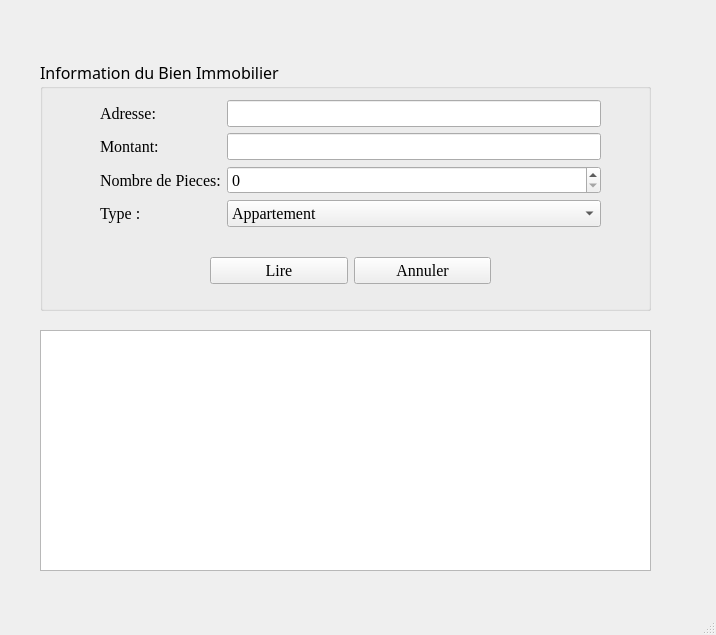
<?xml version="1.0" encoding="UTF-8"?>
<ui version="4.0">
 <class>WinAdminReadBI</class>
 <widget class="QMainWindow" name="WinAdminReadBI">
  <property name="geometry">
   <rect>
    <x>0</x>
    <y>0</y>
    <width>716</width>
    <height>635</height>
   </rect>
  </property>
  <property name="font">
   <font>
    <family>Times New Roman</family>
   </font>
  </property>
  <property name="windowTitle">
   <string>MainWindow</string>
  </property>
  <widget class="QWidget" name="centralwidget">
   <widget class="QGroupBox" name="groupBox">
    <property name="geometry">
     <rect>
      <x>40</x>
      <y>60</y>
      <width>611</width>
      <height>251</height>
     </rect>
    </property>
    <property name="font">
     <font>
      <family>Algerian</family>
      <pointsize>12</pointsize>
     </font>
    </property>
    <property name="title">
     <string>Information du Bien Immobilier</string>
    </property>
    <widget class="QWidget" name="formLayoutWidget">
     <property name="geometry">
      <rect>
       <x>60</x>
       <y>40</y>
       <width>501</width>
       <height>155</height>
      </rect>
     </property>
     <layout class="QFormLayout" name="formLayout">
      <item row="0" column="0">
       <widget class="QLabel" name="label">
        <property name="font">
         <font>
          <family>Times New Roman</family>
          <pointsize>12</pointsize>
         </font>
        </property>
        <property name="text">
         <string>Adresse: </string>
        </property>
       </widget>
      </item>
      <item row="0" column="1">
       <widget class="QLineEdit" name="lineEditAdresse">
        <property name="font">
         <font>
          <family>Times New Roman</family>
          <pointsize>12</pointsize>
         </font>
        </property>
       </widget>
      </item>
      <item row="1" column="0">
       <widget class="QLabel" name="label_2">
        <property name="font">
         <font>
          <family>Times New Roman</family>
          <pointsize>12</pointsize>
         </font>
        </property>
        <property name="text">
         <string>Montant: </string>
        </property>
       </widget>
      </item>
      <item row="1" column="1">
       <widget class="QLineEdit" name="lineEditMontant">
        <property name="font">
         <font>
          <family>Times New Roman</family>
          <pointsize>12</pointsize>
         </font>
        </property>
       </widget>
      </item>
      <item row="2" column="0">
       <widget class="QLabel" name="label_3">
        <property name="font">
         <font>
          <family>Times New Roman</family>
          <pointsize>12</pointsize>
         </font>
        </property>
        <property name="text">
         <string>Nombre de Pieces:</string>
        </property>
       </widget>
      </item>
      <item row="2" column="1">
       <widget class="QSpinBox" name="spinBoxNbreDePieces">
        <property name="font">
         <font>
          <family>Times New Roman</family>
          <pointsize>12</pointsize>
         </font>
        </property>
       </widget>
      </item>
      <item row="3" column="0">
       <widget class="QLabel" name="label_4">
        <property name="font">
         <font>
          <family>Times New Roman</family>
          <pointsize>12</pointsize>
         </font>
        </property>
        <property name="text">
         <string>Type : </string>
        </property>
       </widget>
      </item>
      <item row="3" column="1">
       <widget class="QComboBox" name="lineEditType">
        <property name="font">
         <font>
          <family>Times New Roman</family>
          <pointsize>12</pointsize>
         </font>
        </property>
        <item>
         <property name="text">
          <string>Appartement</string>
         </property>
        </item>
        <item>
         <property name="text">
          <string>Studio</string>
         </property>
        </item>
        <item>
         <property name="text">
          <string>Villa</string>
         </property>
        </item>
       </widget>
      </item>
     </layout>
    </widget>
    <widget class="QWidget" name="horizontalLayoutWidget">
     <property name="geometry">
      <rect>
       <x>170</x>
       <y>190</y>
       <width>281</width>
       <height>41</height>
      </rect>
     </property>
     <layout class="QHBoxLayout" name="horizontalLayout">
      <item>
       <widget class="QPushButton" name="pushButtonLire">
        <property name="font">
         <font>
          <family>Times New Roman</family>
          <pointsize>12</pointsize>
         </font>
        </property>
        <property name="text">
         <string>Lire</string>
        </property>
       </widget>
      </item>
      <item>
       <widget class="QPushButton" name="pushButtonCancel">
        <property name="font">
         <font>
          <family>Times New Roman</family>
          <pointsize>12</pointsize>
         </font>
        </property>
        <property name="text">
         <string>Annuler</string>
        </property>
       </widget>
      </item>
     </layout>
    </widget>
   </widget>
   <widget class="QTableView" name="tableView">
    <property name="geometry">
     <rect>
      <x>40</x>
      <y>330</y>
      <width>611</width>
      <height>241</height>
     </rect>
    </property>
    <property name="font">
     <font>
      <family>Times New Roman</family>
      <pointsize>11</pointsize>
     </font>
    </property>
   </widget>
  </widget>
  <widget class="QMenuBar" name="menubar">
   <property name="geometry">
    <rect>
     <x>0</x>
     <y>0</y>
     <width>716</width>
     <height>28</height>
    </rect>
   </property>
  </widget>
  <widget class="QStatusBar" name="statusbar"/>
 </widget>
 <resources/>
 <connections/>
</ui>
